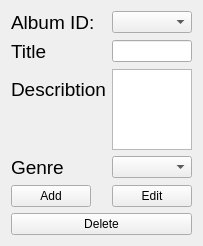
             <widget class="QWidget" name="albums_admin">
              <property name="geometry">
               <rect>
                <x>0</x>
                <y>0</y>
                <width>192</width>
                <height>246</height>
               </rect>
              </property>
              <attribute name="label">
               <string>Albumy</string>
              </attribute>
              <layout class="QFormLayout" name="formLayout">
               <item row="0" column="0">
                <widget class="QLabel" name="album_id">
                 <property name="font">
                  <font>
                   <pointsize>14</pointsize>
                  </font>
                 </property>
                 <property name="text">
                  <string>Album ID:</string>
                 </property>
                </widget>
               </item>
               <item row="0" column="1">
                <widget class="QComboBox" name="album_id_field"/>
               </item>
               <item row="1" column="0">
                <widget class="QLabel" name="title">
                 <property name="font">
                  <font>
                   <pointsize>14</pointsize>
                  </font>
                 </property>
                 <property name="text">
                  <string>Title</string>
                 </property>
                </widget>
               </item>
               <item row="1" column="1">
                <widget class="QLineEdit" name="title_field"/>
               </item>
               <item row="3" column="0">
                <widget class="QLabel" name="description">
                 <property name="font">
                  <font>
                   <pointsize>14</pointsize>
                  </font>
                 </property>
                 <property name="text">
                  <string>Describtion</string>
                 </property>
                </widget>
               </item>
               <item row="3" column="1">
                <widget class="QTextEdit" name="description_field"/>
               </item>
               <item row="5" column="0">
                <widget class="QLabel" name="genre">
                 <property name="font">
                  <font>
                   <pointsize>14</pointsize>
                  </font>
                 </property>
                 <property name="text">
                  <string>Genre</string>
                 </property>
                </widget>
               </item>
               <item row="5" column="1">
                <widget class="QComboBox" name="genre_field"/>
               </item>
               <item row="6" column="0">
                <widget class="QPushButton" name="album_add_btn">
                 <property name="text">
                  <string>Add</string>
                 </property>
                </widget>
               </item>
               <item row="6" column="1">
                <widget class="QPushButton" name="album_edit_btn">
                 <property name="text">
                  <string>Edit</string>
                 </property>
                </widget>
               </item>
               <item row="7" column="0" colspan="2">
                <widget class="QPushButton" name="album_dlt_btn">
                 <property name="text">
                  <string>Delete</string>
                 </property>
                </widget>
               </item>
              </layout>
             </widget>
